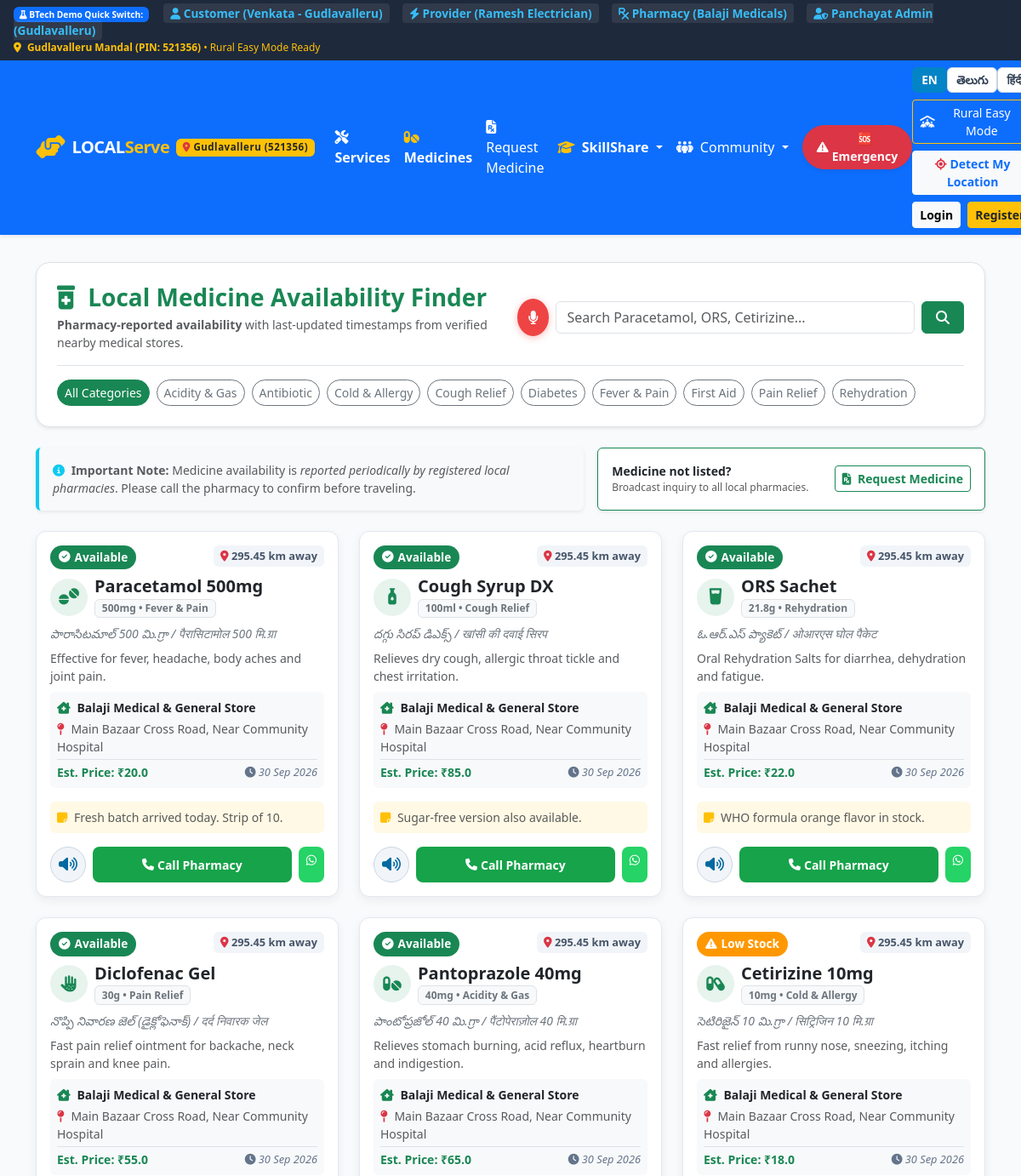
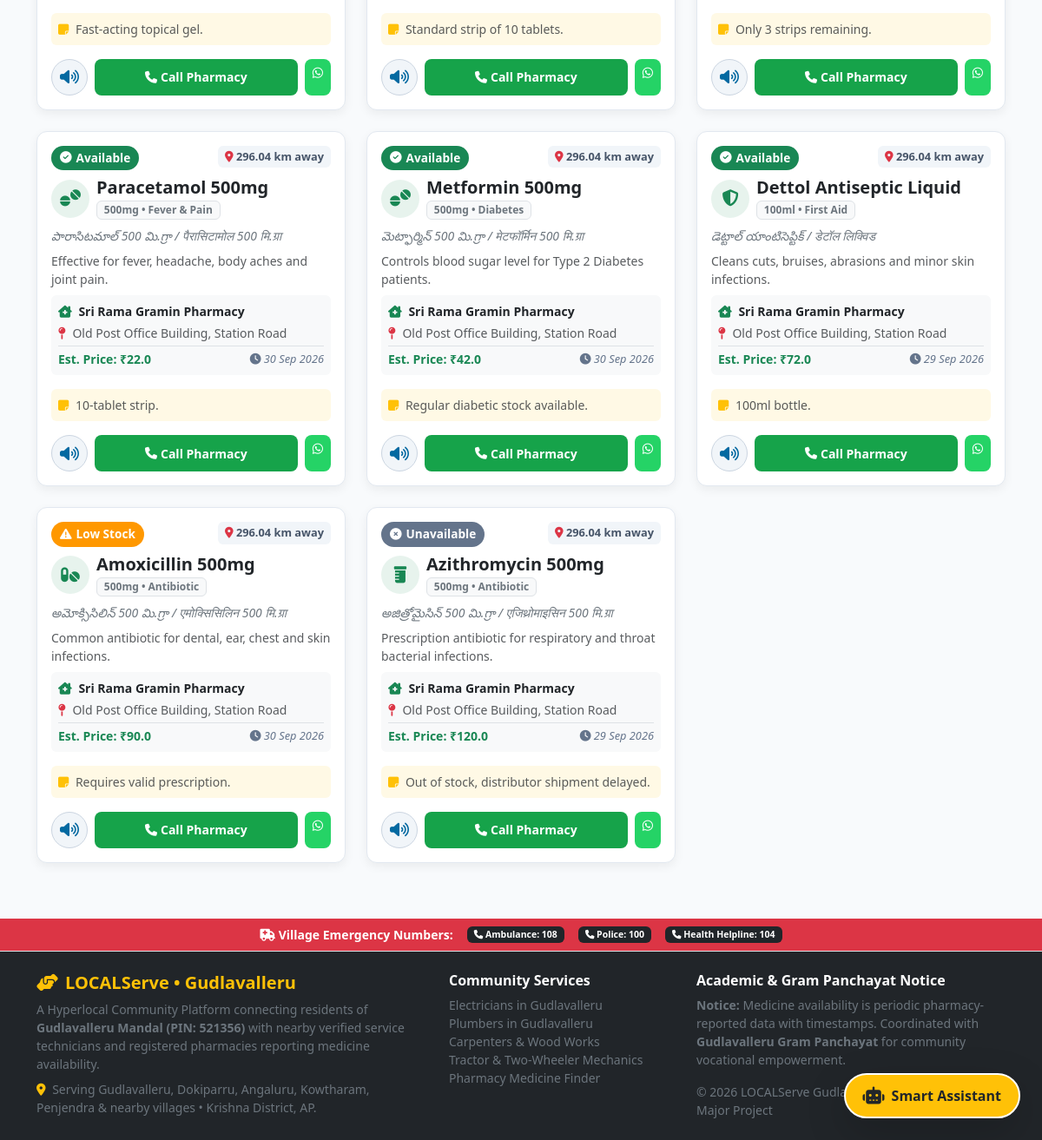
Page /medicines on the earlier database version (2 pictures, top to bottom).
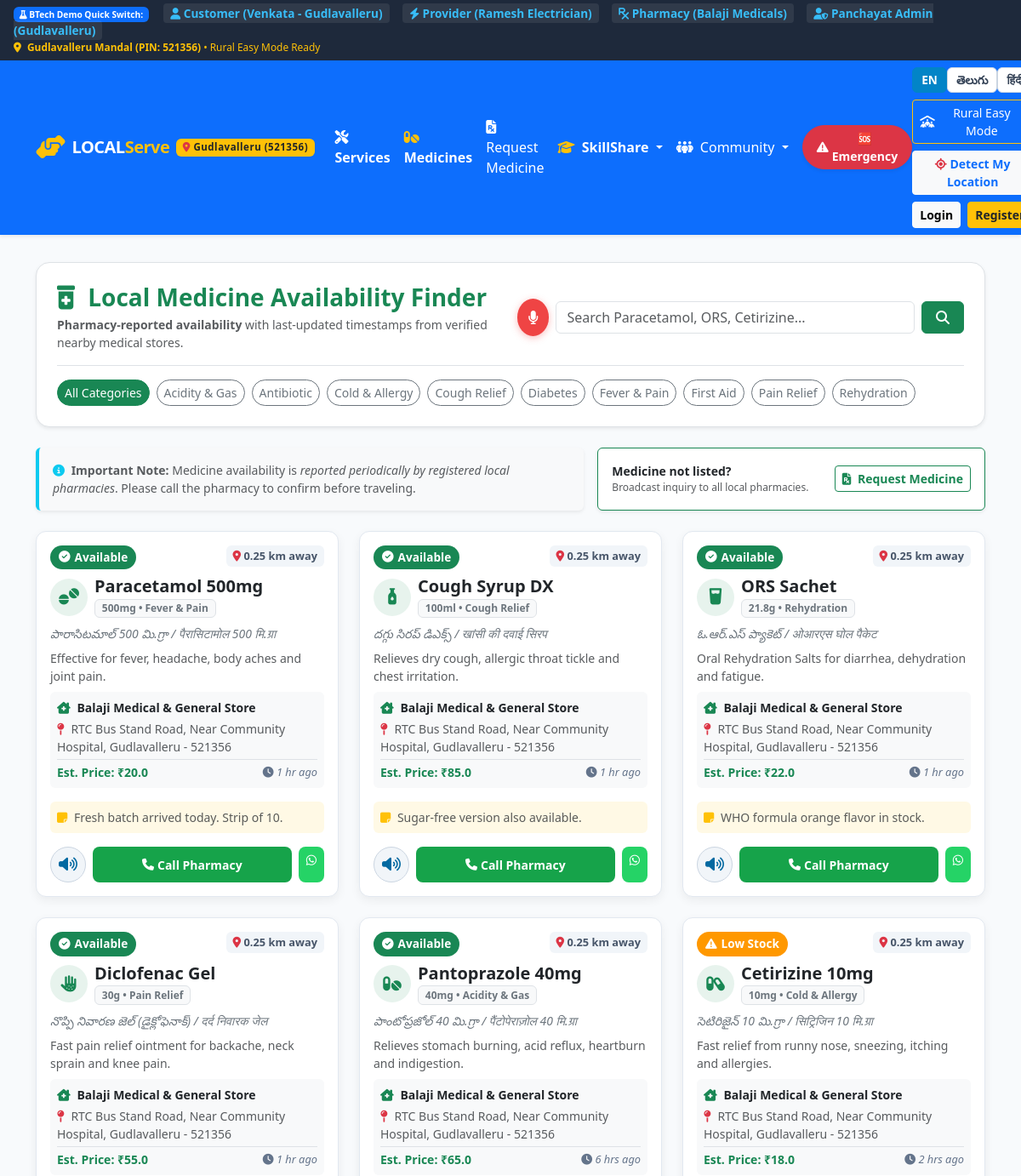
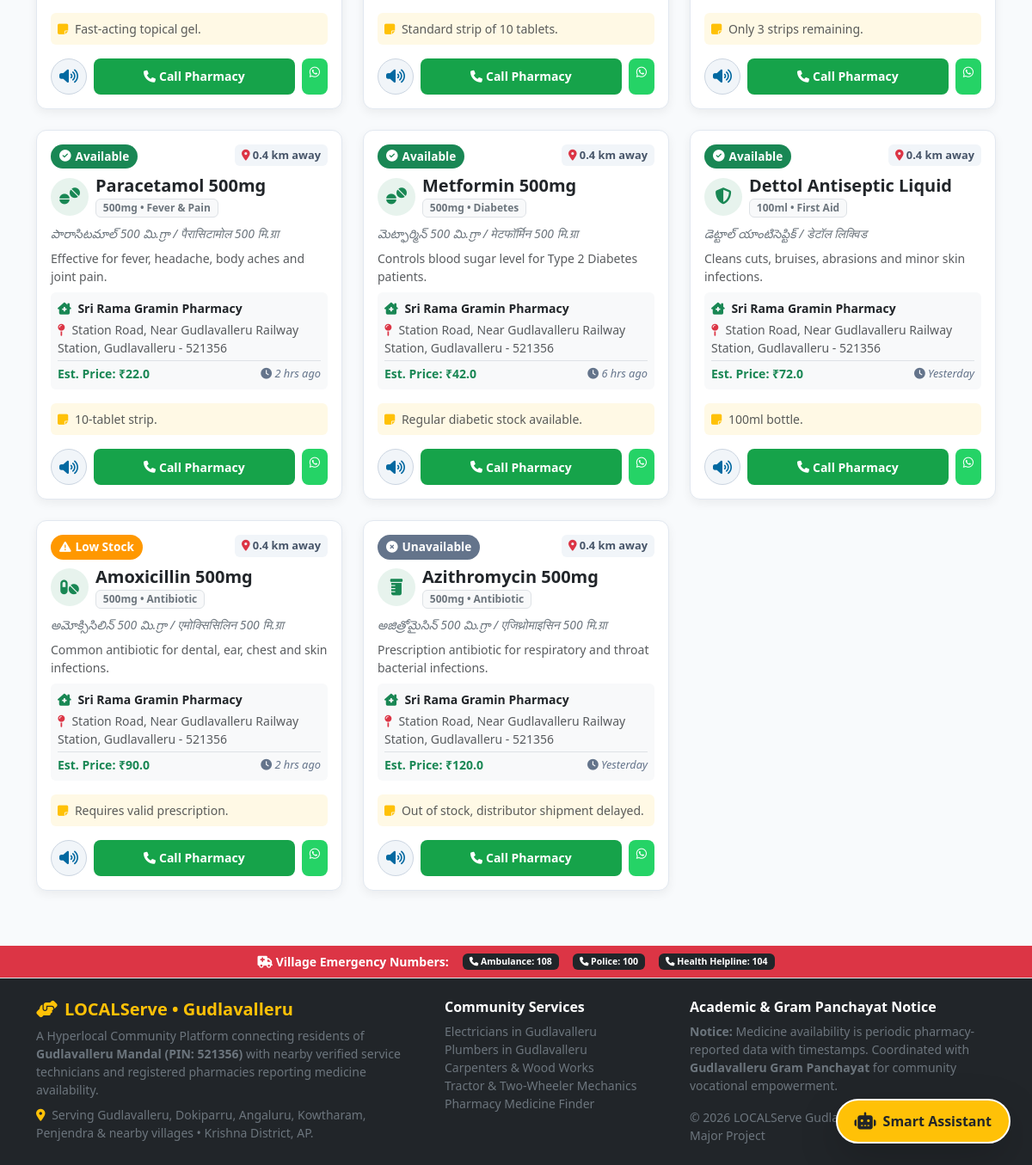
Same page on the later database version (2 pictures, top to bottom).
### tables this page shows
CREATE TABLE medicines (
        medicine_id INTEGER PRIMARY KEY AUTOINCREMENT,
        name TEXT NOT NULL,
        telugu_name TEXT,
        hindi_name TEXT,
        strength TEXT NOT NULL,
        category TEXT NOT NULL,
        description TEXT,
        icon TEXT DEFAULT 'fa-pills'
    );

CREATE TABLE medicine_inventory (
        inventory_id INTEGER PRIMARY KEY AUTOINCREMENT,
        pharmacy_id INTEGER NOT NULL,
        medicine_id INTEGER NOT NULL,
        availability TEXT DEFAULT 'Available' CHECK(availability IN ('Available', 'Low Stock', 'Unavailable')),
        price REAL DEFAULT 25.0,
        last_updated TIMESTAMP DEFAULT CURRENT_TIMESTAMP,
        notes TEXT,
        FOREIGN KEY (pharmacy_id) REFERENCES pharmacies(pharmacy_id) ON DELETE CASCADE,
        FOREIGN KEY (medicine_id) REFERENCES medicines(medicine_id) ON DELETE CASCADE,
        UNIQUE(pharmacy_id, medicine_id)
    );

CREATE TABLE pharmacies (
        pharmacy_id INTEGER PRIMARY KEY AUTOINCREMENT,
        user_id INTEGER NOT NULL UNIQUE,
        name TEXT NOT NULL,
        phone TEXT NOT NULL,
        address TEXT NOT NULL,
        latitude REAL DEFAULT 17.3850,
        longitude REAL DEFAULT 78.4867,
        verification_status TEXT DEFAULT 'Verified' CHECK(verification_status IN ('Pending', 'Verified', 'Rejected', 'Suspended')),
        timings TEXT DEFAULT '8:00 AM - 10:00 PM',
        FOREIGN KEY (user_id) REFERENCES users(user_id) ON DELETE CASCADE
    );

### routes/customer.py (the view)
@customer_bp.route('/medicines')
def medicines_list():
    q = request.args.get('q', '').strip().lower()
    category = request.args.get('category', '')
    user_lat = float(request.args.get('lat', session.get('user_lat', Config.DEFAULT_LAT)))
    user_lng = float(request.args.get('lng', session.get('user_lng', Config.DEFAULT_LNG)))
    query = """
        SELECT mi.inventory_id, mi.availability, mi.price, mi.last_updated, mi.notes,
               m.medicine_id, m.name as medicine_name, m.telugu_name, m.hindi_name,
               m.strength, m.category, m.description as medicine_desc, m.icon,
               ph.pharmacy_id, ph.name as pharmacy_name, ph.phone as pharmacy_phone,
               ph.address as pharmacy_address, ph.timings,
               haversine(?, ?, ph.latitude, ph.longitude) as distance
        FROM medicine_inventory mi
        JOIN medicines m ON mi.medicine_id = m.medicine_id
        JOIN pharmacies ph ON mi.pharmacy_id = ph.pharmacy_id
        WHERE ph.verification_status = 'Verified'
    """
    params = [user_lat, user_lng]
    if q:
        query += " AND (LOWER(m.name) LIKE ? OR LOWER(m.telugu_name) LIKE ? OR LOWER(m.hindi_name) LIKE ? OR LOWER(m.category) LIKE ?)"
        term = f"%{q}%"
        params.extend([term, term, term, term])
    if category:
        query += " AND m.category = ?"
        params.append(category)
    query += " ORDER BY distance ASC, mi.availability ASC, mi.last_updated DESC"
    raw_results = query_db(query, tuple(params))
    results = []
    for row in raw_results:
        d = dict(row)
        d['updated_ago'] = time_ago(d['last_updated'])
        results.append(d)
    categories = query_db("SELECT DISTINCT category FROM medicines ORDER BY category ASC")
    return render_template(
        'medicines.html',
        medicines=results,
        categories=categories,
        search_query=q,
        selected_category=category,
        user_lat=user_lat,
        user_lng=user_lng
    )

### templates/medicines.html (shortened to what this page needs)
{% extends 'base.html' %}
{% block content %}
<div class="container">
  <div class="bg-white p-3 p-md-4 rounded-4 shadow-sm border mb-4">
    <div class="row align-items-center g-3">
      <div class="col-lg-6">
        <h3 class="fw-bold mb-1 text-success">
          <i class="fa-solid fa-prescription-bottle-medical me-2"></i> Local Medicine Availability Finder
        </h3>
        <p class="text-muted small mb-0">
          <b>Pharmacy-reported availability</b> with last-updated timestamps from verified nearby medical stores.
        </p>
      </div>
      <div class="col-lg-6">
        <form action="{{ url_for('customer.medicines_list') }}" method="GET" id="medSearchForm" class="d-flex align-items-center gap-2">
          <button type="button" class="btn-mic" onclick="startVoiceSearch('medSearchInput', 'medSearchForm')" title="Tap and speak medicine name in Telugu, Hindi or English">
            <i class="fa-solid fa-microphone"></i>
          </button>
          <input type="text" class="form-control" id="medSearchInput" name="q" value="{{ search_query }}"
                 placeholder="Search medicine e.g. Paracetamol, ORS, Cetirizine..." data-i18n="search_placeholder_medicine">
          <button type="submit" class="btn btn-success fw-bold px-3">
            <i class="fa-solid fa-magnifying-glass"></i>
          </button>
        </form>
      </div>
    </div>
    <div class="d-flex flex-wrap gap-2 mt-3 pt-3 border-top">
      <a href="{{ url_for('customer.medicines_list', q=search_query) }}"
         class="btn btn-sm {% if not selected_category %}btn-success{% else %}btn-outline-secondary{% endif %} rounded-pill">
        All Categories
      </a>
      {% for cat in categories %}
      <a href="{{ url_for('customer.medicines_list', category=cat.category, q=search_query) }}"
         class="btn btn-sm {% if selected_category == cat.category %}btn-success{% else %}btn-outline-secondary{% endif %} rounded-pill">
        {{ cat.category }}
      </a>
      {% endfor %}
    </div>
  </div>
  <div class="row g-3 mb-4">
    <div class="col-md-7">
      <div class="p-3 bg-light border-start border-4 border-info rounded shadow-sm h-100">
        <div class="small text-muted">
          <i class="fa-solid fa-circle-info text-info me-1"></i>
          <b>Important Note:</b> Medicine availability is <i>reported periodically by registered local pharmacies</i>. Please call the pharmacy to confirm before traveling.
        </div>
      </div>
    </div>
    <div class="col-md-5">
      <div class="p-3 bg-white border border-success rounded shadow-sm d-flex justify-content-between align-items-center h-100">
        <div>
          <div class="fw-bold text-dark small">Medicine not listed?</div>
          <div class="text-muted" style="font-size: 0.75rem;">Broadcast inquiry to all local pharmacies.</div>
        </div>
        <a href="{{ url_for('customer.medicine_request', prefill=search_query) }}" class="btn btn-sm btn-outline-success fw-bold">
          <i class="fa-solid fa-file-prescription me-1"></i> Request Medicine
        </a>
      </div>
    </div>
  </div>
  <div class="row g-4 mb-5">
    {% if medicines %}
      {% for m in medicines %}
      <div class="col-md-6 col-lg-4">
        <div class="medicine-card p-3 d-flex flex-column justify-content-between"
             data-speech-en="{{ m.medicine_name }} {{ m.strength }}. Reported {{ m.availability }} at {{ m.pharmacy_name }}, {{ m.distance }} kilometers away. Price is {{ m.price }} rupees. Reported {{ m.updated_ago }}. Tap the green button to call the pharmacy."
             data-speech-te="{{ m.medicine_name }}. {{ m.pharmacy_name }} లో {{ m.availability }}. దూరం {{ m.distance }} కిలోమీటర్లు. ధర {{ m.price }} రూపాయలు. మెడికల్ షాప్ వారితో మాట్లాడటానికి కాల్ చేయండి.">
          <div>
            <div class="d-flex justify-content-between align-items-start mb-2">
              {% if m.availability == 'Available' %}
                <span class="status-available">
                  <i class="fa-solid fa-circle-check"></i> Available
                </span>
              {% elif m.availability == 'Low Stock' %}
                <span class="status-low-stock">
                  <i class="fa-solid fa-triangle-exclamation"></i> Low Stock
                </span>
              {% else %}
                <span class="status-unavailable">
                  <i class="fa-solid fa-circle-xmark"></i> Unavailable
                </span>
              {% endif %}
              <span class="distance-badge">
                <i class="fa-solid fa-location-dot text-danger"></i> {{ m.distance }} km away
              </span>
            </div>
            <div class="d-flex align-items-center gap-2 mb-2">
              <div class="service-icon-box m-0 bg-success bg-opacity-10 text-success" style="width: 44px; height: 44px; font-size: 1.2rem;">
                <i class="fa-solid {{ m.icon or 'fa-pills' }}"></i>
              </div>
              <div>
                <h5 class="fw-bold mb-0 text-dark">{{ m.medicine_name }}</h5>
                <span class="badge bg-light text-secondary border">{{ m.strength }} &bull; {{ m.category }}</span>
              </div>
            </div>
            {% if m.telugu_name %}
              <div class="small text-secondary mb-2 fst-italic">
                {{ m.telugu_name }} / {{ m.hindi_name }}
              </div>
            {% endif %}
            <p class="text-muted small mb-2">{{ m.medicine_desc }}</p>
            <div class="bg-light p-2 rounded mb-3 small">
              <div class="fw-bold text-dark mb-1">
                <i class="fa-solid fa-clinic-medical text-success me-1"></i> {{ m.pharmacy_name }}
              </div>
              <div class="text-muted mb-1">
                <i class="fa-solid fa-map-pin text-danger me-1"></i> {{ m.pharmacy_address }}
              </div>
              <div class="d-flex justify-content-between align-items-center pt-1 border-top">
                <span class="text-success fw-bold">Est. Price: ₹{{ m.price }}</span>
                <span class="timestamp-note"><i class="fa-solid fa-clock"></i> {{ m.updated_ago }}</span>
              </div>
            </div>
            {% if m.notes %}
              <div class="small text-muted bg-warning bg-opacity-10 p-2 rounded mb-3">
                <i class="fa-solid fa-note-sticky text-warning me-1"></i> {{ m.notes }}
              </div>
            {% endif %}
          </div>
          <div class="d-flex gap-2">
            <button class="btn btn-sm btn-speaker" onclick="readCardAloud(this)" title="Listen to availability">
              <i class="fa-solid fa-volume-high"></i>
            </button>
            <a href="tel:{{ m.pharmacy_phone }}" class="btn btn-sm btn-call flex-grow-1 d-flex align-items-center justify-content-center gap-1">
              <i class="fa-solid fa-phone"></i> Call Pharmacy
            </a>
            <a href="https://wa.me/{{ m.pharmacy_phone|replace(' ', '')|replace('+', '') }}" target="_blank" class="btn btn-sm btn-whatsapp">
              <i class="fa-brands fa-whatsapp"></i>
            </a>
          </div>
        </div>
      </div>
      {% endfor %}
    {% endif %}
  </div>
</div>
{% endblock %}

Differences in the rows shown:
changed medicine_inventory "Fresh batch arrived today. Strip of 10.": distance "295.45" → "0.25"; pharmacy_address "Main Bazaar Cross Road, Near Community Hospital" → "RTC Bus Stand Road, Near Community Hospital, Gudlavalleru - 521356"; updated_ago "30 Sep 2026" → "1 hr ago"
changed medicine_inventory "Sugar-free version also available.": distance "295.45" → "0.25"; pharmacy_address "Main Bazaar Cross Road, Near Community Hospital" → "RTC Bus Stand Road, Near Community Hospital, Gudlavalleru - 521356"; updated_ago "30 Sep 2026" → "1 hr ago"
changed medicine_inventory "WHO formula orange flavor in stock.": distance "295.45" → "0.25"; pharmacy_address "Main Bazaar Cross Road, Near Community Hospital" → "RTC Bus Stand Road, Near Community Hospital, Gudlavalleru - 521356"; updated_ago "30 Sep 2026" → "1 hr ago"
changed medicine_inventory "Fast-acting topical gel.": distance "295.45" → "0.25"; pharmacy_address "Main Bazaar Cross Road, Near Community Hospital" → "RTC Bus Stand Road, Near Community Hospital, Gudlavalleru - 521356"; updated_ago "30 Sep 2026" → "1 hr ago"
changed medicine_inventory "Standard strip of 10 tablets.": distance "295.45" → "0.25"; pharmacy_address "Main Bazaar Cross Road, Near Community Hospital" → "RTC Bus Stand Road, Near Community Hospital, Gudlavalleru - 521356"; updated_ago "30 Sep 2026" → "6 hrs ago"
changed medicine_inventory "Only 3 strips remaining.": distance "295.45" → "0.25"; pharmacy_address "Main Bazaar Cross Road, Near Community Hospital" → "RTC Bus Stand Road, Near Community Hospital, Gudlavalleru - 521356"; updated_ago "30 Sep 2026" → "2 hrs ago"
changed medicine_inventory "10-tablet strip.": distance "296.04" → "0.4"; pharmacy_address "Old Post Office Building, Station Road" → "Station Road, Near Gudlavalleru Railway Station, Gudlavalleru - 521356"; updated_ago "30 Sep 2026" → "2 hrs ago"
changed medicine_inventory "Regular diabetic stock available.": distance "296.04" → "0.4"; pharmacy_address "Old Post Office Building, Station Road" → "Station Road, Near Gudlavalleru Railway Station, Gudlavalleru - 521356"; updated_ago "30 Sep 2026" → "6 hrs ago"
changed medicine_inventory "100ml bottle.": distance "296.04" → "0.4"; pharmacy_address "Old Post Office Building, Station Road" → "Station Road, Near Gudlavalleru Railway Station, Gudlavalleru - 521356"; updated_ago "29 Sep 2026" → "Yesterday"
changed medicine_inventory "Requires valid prescription.": distance "296.04" → "0.4"; pharmacy_address "Old Post Office Building, Station Road" → "Station Road, Near Gudlavalleru Railway Station, Gudlavalleru - 521356"; updated_ago "30 Sep 2026" → "2 hrs ago"
changed medicine_inventory "Out of stock, distributor shipment delayed.": distance "296.04" → "0.4"; pharmacy_address "Old Post Office Building, Station Road" → "Station Road, Near Gudlavalleru Railway Station, Gudlavalleru - 521356"; updated_ago "29 Sep 2026" → "Yesterday"
